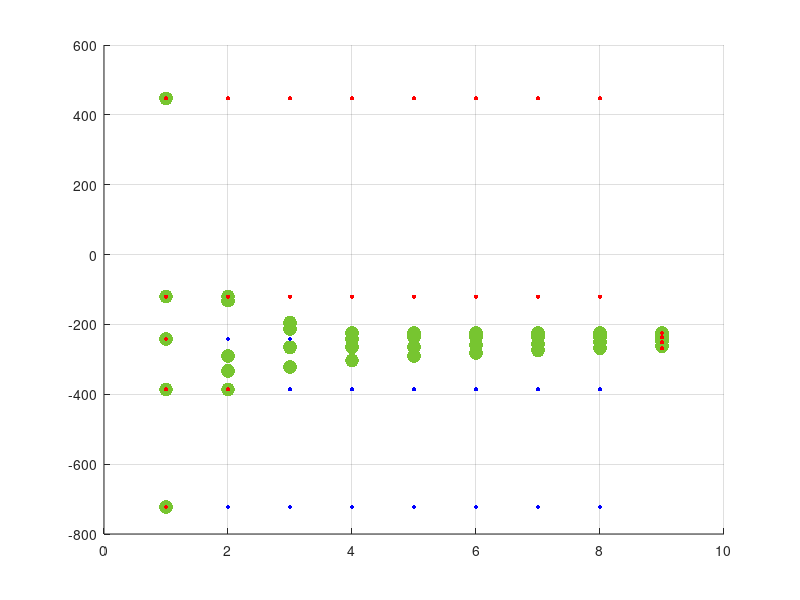

Source code (MATLAB):
clc; close all; clear all;


%Variables to change
length = 5;
randMax = 1000;
randMin = -1000;
proxTolerance = 10;
averageTolerance = 50;


%Graph initialization
L = [2, -1, -1, 0, 0;   %Made up Laplacian for connectivity
    -1, 2, 0, 0, -1;
    -1, 0, 2, -1, 0;
    0, 0, -1, 1, 0;
    0, -1, 0, 0, 1];
%L = length * eye(length) - ones(length);  %Fully connected laplacian for a test

epsilon = 1 /3;               %From made up graph
P = eye(length) - epsilon*L;  %Perron matrix to solve consensus
D = 3;                        % Longest shortest path (from 5 to 3)


%Initialization
x = zeros(length,1);  % Current values (1 dimensional)
for i = 1:length
    r = randMin + (randMax - randMin) .* rand(1);
    x(i,1) = r;
end
z = x;         % Local Max
y = x;         % Local Min
average = 0;   % Agreed upon average (global)
hold on
grid on



%Main Loop

for k = 1:1000
    %Initialization
    tooCloseNodes = [0;0;0;0;0];   % Bool list, updates each iteration, of if nodes were prevented from moving by proximity

    %Graph each iteration
    plot(k,x(:,k),'.r','Color',[0.4660 0.7740 0.1880],'MarkerSize', 30)
    plot(k,y(:,k),".",'Color','blue', 'MarkerSize', 10)
    plot(k,z(:,k),".",'Color','red','MarkerSize', 10)
    
    %Regular Consensus
    nextValue = P*x(:,k);
    for node = 1:length         % Give each node its next state value
        
        allProx = [];
        for neighbor = 1:length % Start by making sure it's not too close to any other node (not just neighbors and not itself)
            if node ~= neighbor
                neighborProx = abs(nextValue(node)) - abs(x(neighbor,k));
                neighborProx = abs(neighborProx);
                allProx = [allProx, neighborProx];
                
            end
        end
        
       
        % Next move would be too close, so dont update state
       if min(allProx) <= proxTolerance
            x(node,k+1) = x(node,k);
            tooCloseNodes(node) = 1;

        % Next move has converged to the average
       elseif abs(abs(nextValue(node)) - abs(average)) <= averageTolerance
            x(node,k+1) = x(node,k);
            tooCloseNodes(node) = 1;

       else
           min(allProx)
            x(node,k+1) = nextValue(node);
        end
    end

    % Max and Min Protocol (make all nodes eventually agree on a global max
    % & min) - change every D or so iterations
    for node = 1:length
        % Intialization
        neighborMaxs = [];
        neighborMins = [];
        
        for neighbor = 1:length
            if L(node,neighbor) == -1  %Checks Laplacian to make sure its a real neighbor
                neighborMaxs = [neighborMaxs, z(neighbor,k)];
                neighborMins = [neighborMins, y(neighbor,k)];
            end
        end
    
        maximum = max(neighborMaxs);
        minimum = min(neighborMins);

        z(node,k+1) = maximum;
        y(node,k+1) = minimum;
    end


    % Global average (updates after enough time steps (k) that all nodes should agree)
    if (mod(k,(D*2+2)) == 0)
        % Look at last value of z and y for agreed upon max/min
        localMax = z(1,k);
        localMin = y(1,k);
        average = (localMax + localMin) / 2;

        %Reset z and y for new state values (smaller max & bigger min)
        z(:,k+1) = x (:,k);
        y(:,k+1) = x(:,k);
    end


    % Check if done (break out of loop)
    if sum(tooCloseNodes) == length       %All nodes have stopped
        
        % Print out how close the nodes ended up (see if algorithm worked)

        intitialDistance = averageTolerance * 1000;
        distances = ones(length, length) * intitialDistance;

        %Find the smallest distance to any other node
        for node = 1:length
            for neighbor = 1:length
                neighborProxX = abs(x(node,k+1)) - abs(x(neighbor,k+1));   %K+1 is the most up to date
                distances(node,neighbor) = abs(neighborProxX);
            end
        end
        distances = distances + 1000*eye(length); % Makes the diagonal (self distances) not equal to 0
        closestNeighbors = zeros(length,1);
        for i = 1:length
            closestNeighbors(i) = abs(min(distances(i,:)));
        end

        
        closestNeighbors
        proxTolerance
        
        % See final values compared to average
        %x(:,k+1)
        %localMax = z(1,k+1);
        %localMin = y(1,k+1);
        %average = (localMax + localMin) / 2;
        %average
        %averageTolerance
        return


    end
    
end




% Works a lot of the time, but has a flaw

% They avoid getting too close to each other by looking at their neighbors
% last position, so if one node and its neighbor pick a next position that
% is too close, they never know

% Somehow communicate next postitions with eachother before you go? Take 2
% timesteps to move, 1 check with neighbors, 1 actually do it if you got
% ok'd

